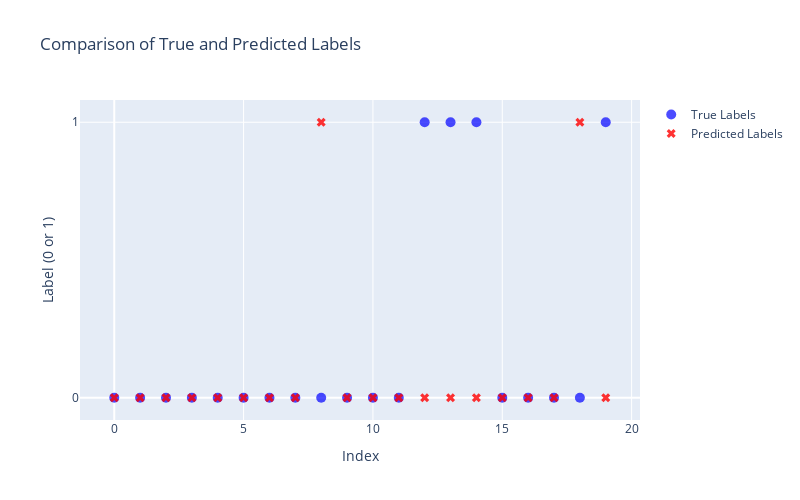

Write notebook code for a chart like this one.
### Code cell
# Plot Anomaly Labels 
visualizer = DataVisualization(data=None, plot_technique='anomaly_labels', y_true=true[40:60], y_pred=pred[40:60])
visualizer.show()

### Figure 1 — Plotly figure (JSON) as saved in the notebook; plotly's stock layout.template omitted (floating-point values rounded to 4 significant figures)
{"data": [{"marker": {"color": "blue", "opacity": 0.7, "size": 10, "symbol": "circle"}, "mode": "markers", "name": "True Labels", "type": "scatter", "x": [0, 1, 2, 3, 4, 5, 6, 7, 8, 9, 10, 11, 12, 13, 14, 15, 16, 17, 18, 19], "y": [0, 0, 0, 0, 0, 0, 0, 0, 0, 0, 0, 0, 1, 1, 1, 0, 0, 0, 0, 1]}, {"marker": {"color": "red", "opacity": 0.8, "size": 8, "symbol": "x"}, "mode": "markers", "name": "Predicted Labels", "type": "scatter", "x": [0, 1, 2, 3, 4, 5, 6, 7, 8, 9, 10, 11, 12, 13, 14, 15, 16, 17, 18, 19], "y": [0, 0, 0, 0, 0, 0, 0, 0, 1, 0, 0, 0, 0, 0, 0, 0, 0, 0, 1, 0]}], "layout": {"height": 500, "title": {"text": "Comparison of True and Predicted Labels"}, "width": 800, "xaxis": {"title": {"text": "Index"}}, "yaxis": {"ticktext": ["0", "1"], "tickvals": [0, 1], "title": {"text": "Label (0 or 1)"}}}}
